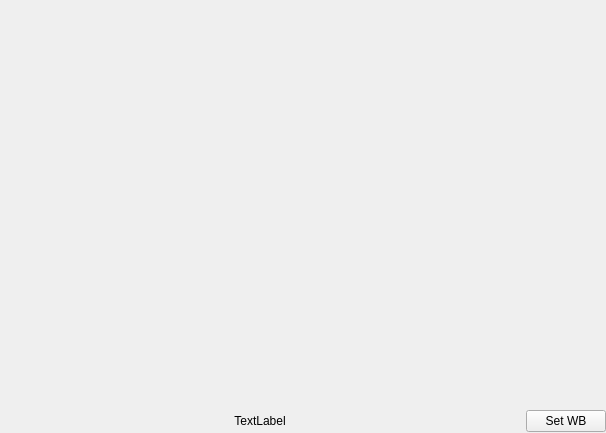
<?xml version="1.0" encoding="UTF-8"?>
<ui version="4.0">
 <class>Display</class>
 <widget class="QWidget" name="Display">
  <property name="geometry">
   <rect>
    <x>0</x>
    <y>0</y>
    <width>606</width>
    <height>433</height>
   </rect>
  </property>
  <property name="windowTitle">
   <string>Form</string>
  </property>
  <layout class="QVBoxLayout" name="main_vertical_layout">
   <property name="leftMargin">
    <number>0</number>
   </property>
   <property name="topMargin">
    <number>0</number>
   </property>
   <property name="rightMargin">
    <number>0</number>
   </property>
   <property name="bottomMargin">
    <number>0</number>
   </property>
   <item>
    <widget class="QFrame" name="frame">
     <property name="sizePolicy">
      <sizepolicy hsizetype="Preferred" vsizetype="Preferred">
       <horstretch>0</horstretch>
       <verstretch>1</verstretch>
      </sizepolicy>
     </property>
     <property name="autoFillBackground">
      <bool>true</bool>
     </property>
     <property name="frameShape">
      <enum>QFrame::Box</enum>
     </property>
     <property name="frameShadow">
      <enum>QFrame::Plain</enum>
     </property>
     <property name="lineWidth">
      <number>0</number>
     </property>
     <layout class="QGridLayout" name="gridLayout">
      <property name="leftMargin">
       <number>3</number>
      </property>
      <property name="topMargin">
       <number>3</number>
      </property>
      <property name="rightMargin">
       <number>3</number>
      </property>
      <property name="bottomMargin">
       <number>3</number>
      </property>
      <item row="0" column="0">
       <widget class="GLWidget" name="display" native="true">
        <property name="sizePolicy">
         <sizepolicy hsizetype="Expanding" vsizetype="Expanding">
          <horstretch>0</horstretch>
          <verstretch>0</verstretch>
         </sizepolicy>
        </property>
       </widget>
      </item>
     </layout>
    </widget>
   </item>
   <item>
    <layout class="QHBoxLayout" name="title_bar">
     <item>
      <widget class="QLabel" name="label">
       <property name="sizePolicy">
        <sizepolicy hsizetype="Preferred" vsizetype="Preferred">
         <horstretch>1</horstretch>
         <verstretch>0</verstretch>
        </sizepolicy>
       </property>
       <property name="minimumSize">
        <size>
         <width>0</width>
         <height>24</height>
        </size>
       </property>
       <property name="text">
        <string>TextLabel</string>
       </property>
       <property name="alignment">
        <set>Qt::AlignCenter</set>
       </property>
      </widget>
     </item>
     <item>
      <widget class="QPushButton" name="wb_button">
       <property name="text">
        <string>Set WB</string>
       </property>
      </widget>
     </item>
    </layout>
   </item>
  </layout>
 </widget>
 <customwidgets>
  <customwidget>
   <class>GLWidget</class>
   <extends>QWidget</extends>
   <header>glwidget.h</header>
  </customwidget>
 </customwidgets>
 <resources/>
 <connections/>
</ui>
